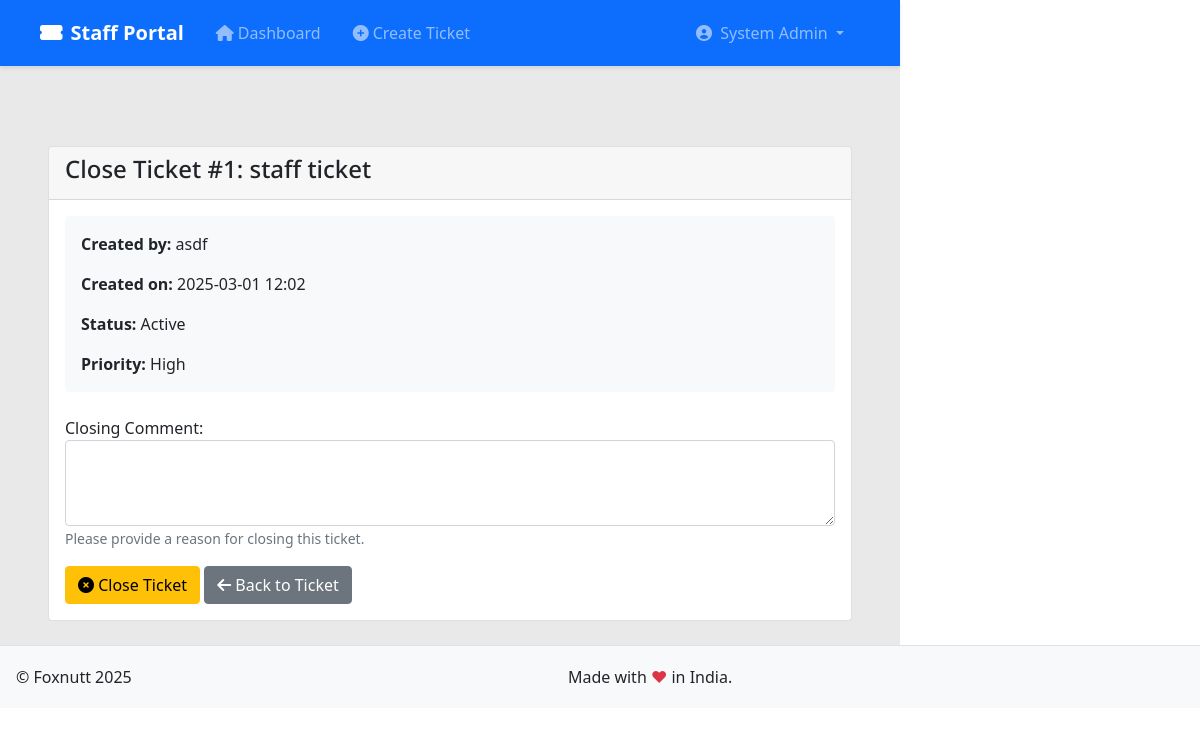
Page /staff/tickets/1/close/ (signed in) on the committed database.
### tracker/models.py (models this page shows, shortened)
class UserDetail(AbstractBaseUser, PermissionsMixin):
    row_id = models.AutoField(primary_key=True)  # ✅ `row_id` is the primary key
    user_id = models.CharField(max_length=255, unique=True)
    user_name = models.CharField(max_length=255)
    is_email_verified = models.BooleanField(default=False)
    is_active = models.BooleanField(default=True)
    pagination = models.IntegerField(default=10)
    sorting = models.IntegerField(default=0)
    is_staff = models.BooleanField(default=False)
    is_superuser = models.BooleanField(default=False)
    role = models.ForeignKey(Role, on_delete=models.SET_NULL, null=True)
    objects = UserManager()
    USERNAME_FIELD = "user_id"
    REQUIRED_FIELDS = ["user_name"]
    class Meta:
        verbose_name = 'user'
        verbose_name_plural = 'users'
    groups = models.ManyToManyField(
        'auth.Group',
        verbose_name='groups',
        blank=True,
        related_name='userdetail_set',
        related_query_name='userdetail'
    )
    user_permissions = models.ManyToManyField(
        'auth.Permission',
        verbose_name='user permissions',
        blank=True,
        related_name='userdetail_set',
        related_query_name='userdetail'
    )

class Ticket(models.Model):
    STATUS_ACTIVE = 1
    STATUS_CLOSED = 2
    STATUS_PENDING = 3
    STATUS_CHOICES = [
        (STATUS_ACTIVE, 'Active'),
        (STATUS_CLOSED, 'Closed'),
        (STATUS_PENDING, 'Pending'),
    ]
    id = models.AutoField(primary_key=True)
    subject = models.CharField(max_length=200)
    description = models.TextField()
    created_by = models.ForeignKey(UserDetail, on_delete=models.CASCADE, related_name='created_tickets')
    assigned_to = models.ForeignKey(UserDetail, on_delete=models.SET_NULL, null=True, related_name='assigned_tickets')
    created_at = models.DateTimeField(auto_now_add=True)
    updated_at = models.DateTimeField(auto_now=True)
    status = models.PositiveSmallIntegerField(
        choices=STATUS_CHOICES,
        default=STATUS_ACTIVE
    )
    closed_at = models.DateTimeField(null=True, blank=True)
    closed_by = models.ForeignKey(
        UserDetail,
        on_delete=models.SET_NULL,
        null=True,
        blank=True,
        related_name='closed_tickets'
    )
    priority = models.ForeignKey(Priority, on_delete=models.SET_NULL, null=True)
    brand = models.CharField(max_length=100, blank=True, null=True)
    def get_status_display(self):
        return dict(self.STATUS_CHOICES).get(self.status, 'Unknown')
    class Meta:
        ordering = ['-created_at']  # Default ordering by creation date, newest first
        indexes = [
            models.Index(fields=['-created_at']),  # Add index for better performance
        ]

class Priority(models.Model):
    name = models.CharField(max_length=50, unique=True)
    class Meta:
        verbose_name_plural = "Priorities"

### tracker/views.py (the view, shortened to what this page needs)
# urls.py: path('staff/tickets/<int:ticket_id>/close/', views.staff_close_ticket, name='staff_close_ticket'),
@role_required([Role.STAFF])
def staff_close_ticket(request, ticket_id):
    ticket = get_object_or_404(Ticket, id=ticket_id)
    if ticket.created_by != request.user and ticket.assigned_to != request.user:
        messages.error(request, "You don't have permission to close this ticket.")
        return redirect('staff_dashboard')
    if ticket.status == Ticket.STATUS_CLOSED:
        messages.warning(request, f"Ticket #{ticket.id} is already closed.")
        return redirect('staff_view_ticket', ticket_id=ticket.id)
    context = {
        'ticket': ticket,
    }
    return render(request, 'staff/close_ticket.html', context)

### tracker/templates/staff/close_ticket.html (shortened to what this page needs)
{% extends 'shared/staff_base.html' %}
{% block staff_content %}
<div class="container mt-4">
    <div class="card">
        <div class="card-header">
            <h4>Close Ticket #{{ ticket.id }}: {{ ticket.subject }}</h4>
        </div>
        <div class="card-body">
            <div class="ticket-summary mb-4">
                <p><strong>Created by:</strong> {{ ticket.created_by.user_name }}</p>
                <p><strong>Created on:</strong> {{ ticket.created_at|date:"Y-m-d H:i" }}</p>
                <p><strong>Status:</strong> {{ ticket.get_status_display }}</p>
                <p><strong>Priority:</strong> {{ ticket.priority.name }}</p>
            </div>
            <form method="POST">
                <div class="form-group">
                    <label for="close_comment">Closing Comment:</label>
                    <textarea id="close_comment" name="close_comment" class="form-control" rows="3" required></textarea>
                    <small class="form-text text-muted">Please provide a reason for closing this ticket.</small>
                </div>
                <div class="mt-3">
                    <button type="submit" class="btn btn-warning">
                        <i class="fas fa-times-circle"></i> Close Ticket
                    </button>
                    <a href="{% url 'staff_view_ticket' ticket.id %}" class="btn btn-secondary">
                        <i class="fas fa-arrow-left"></i> Back to Ticket
                    </a>
                </div>
            </form>
        </div>
    </div>
</div>
<link href="https://cdn.jsdelivr.net/npm/bootstrap@5.1.3/dist/css/bootstrap.min.css" rel="stylesheet">
<link href="https://cdnjs.cloudflare.com/ajax/libs/font-awesome/6.0.0/css/all.min.css" rel="stylesheet">
{% endblock %}

### tracker/templates/shared/staff_base.html (shortened to what this page needs)
{% extends "base.html" %}
{% block content %}
<nav class="navbar navbar-expand-lg navbar-dark bg-primary">
    <div class="container-fluid">
        <a class="navbar-brand" href="{% url 'staff_dashboard' %}">
            <i class="fas fa-ticket-alt me-2"></i>Staff Portal
        </a>
        <div class="collapse navbar-collapse" id="staffNavbar">
            <ul class="navbar-nav me-auto">
                <li class="nav-item">
                    <a class="nav-link {% if request.resolver_match.url_name == 'staff_dashboard' %}active{% endif %}"
                       href="{% url 'staff_dashboard' %}">
                        <i class="fas fa-home me-1"></i>Dashboard
                    </a>
                </li>
                <li class="nav-item">
                    <a class="nav-link {% if request.resolver_match.url_name == 'staff_create_ticket' %}active{% endif %}"
                       href="{% url 'staff_create_ticket' %}">
                        <i class="fas fa-plus-circle me-1"></i>Create Ticket
                    </a>
                </li>
            </ul>
            <ul class="navbar-nav ms-auto">
                <li class="nav-item dropdown">
                    <button class="nav-link dropdown-toggle btn btn-link"
                            id="staffDropdown"
                            data-bs-toggle="dropdown"
                            aria-expanded="false">
                        <i class="fas fa-user-circle me-1"></i>
                        {{ request.user.user_name }}
                    </button>
                </li>
            </ul>
        </div>
    </div>
</nav>
<div class="container-fluid py-4">
    {% block staff_content %}{% endblock %}
</div>
{% endblock %}

### tracker/static/assets/css/style.css (style rules this page uses)
html, body { min-height: 100%; }
body { margin: 0; font-family: 'Noto Sans', sans-serif; font-size: 14px; }
h1, h2, h3, h4, h5, h6 { font-family: 'Noto Sans', sans-serif; }
.main_bg { background: #fff; }
a, a:hover, a:visited { color: rgb(63, 71, 90); text-decoration: underline; }

### tracker/templates/staff/close_ticket.html (style rules this page uses)
.ticket-summary { background-color: #f8f9fa; padding: 1rem; border-radius: 0.25rem; }
.ticket-summary p:last-child { margin-bottom: 0; }

### tracker/templates/shared/staff_base.html (style rules this page uses)
.navbar { box-shadow: 0 2px 4px rgba(0,0,0,0.1); padding: 0.8rem 1rem; margin-bottom: 2rem; }
.navbar-brand { font-weight: 600; }
.nav-link { padding: 0.5rem 1rem !important; transition: all 0.3s ease; }
.nav-link.dropdown-toggle { background: none; border: none; color: white; }

### rows in the picture
UserDetail: user.user_name "System Admin"
Ticket: id "1", subject "staff ticket", created_by.user_name "asdf", created_at "2025-03-01 12:02", status "Active", priority.name "High"
